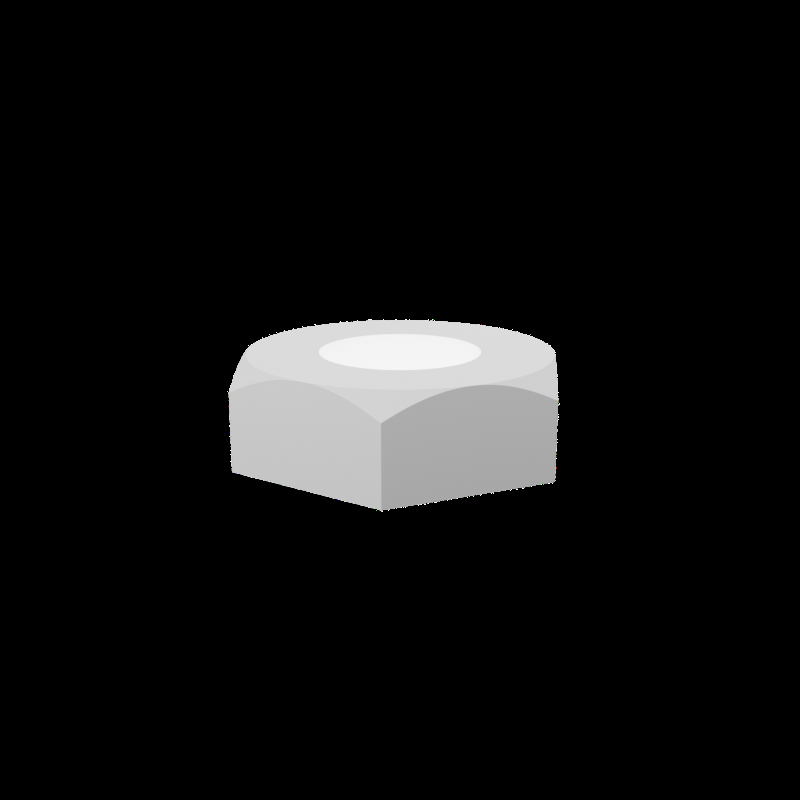
%> input picture input_images/0_colors.png, 800 x 800 px
$ octave main.m   (GNU Octave 9; MATLAB toolbox functions it lacks are replaced by stand-ins)
%> lines starting %> are read from the running program, lines starting %| are printed output that depends on the picture
### MATLAB/TO-edge-detectorToolbox/third_order_edge_detector.m
function [TO_edge_map, gen_edge_map, grad_mag, subpix_id_map] = third_order_edge_detector(img, sigma, n, threshold, QaD_flag)
%function [TO_edge_map, gen_edge_map] = third_order_edge_detector(img, sigma, n, threshold,QaD_flag)
%
% --------------------------------
% Third-order edge detector (v1.0)
% --------------------------------
%
% This work first appeared in :
%   Tamrakar, A. and Kimia, B. B., "No grouping left behind: From edges to
%   curve fragments", ICCV, 2007
%
% Summary:
%   First compute the gradient image and perform NMS to locate edges.
%   Next locate the dubpixel location of the maximum and compute the
%   orientation of the edge curve using third-order derivatives.
%
%   F(x,y) = grad(I)^T * Hessian(I) * grad(I) = 0; (defines the edge curve)
%
%   So the edge orientation needs to be
%       [Fx, Fy] = grad(F)/|grad(F)|
%   evaluated at the zero level set of F(x,y).
%
% Parameters:
%   img:       input image
%   sigma:     scale of the operator (>0.7), typically 1
%   n:         interpolating factor (2^n number of subdivions within the
%   pixel) typically 1
%   threshold: gradient magnitude threshold (not normalized, typically 2)
%   QaD_flag:  Quck-and-Dirty flag: compute subpixel derivatives by
%              interpolation instead of resampled fitlers
% Output
%   TO_edge_map:  Third-order edge orientation map
%   gen_edge_map: Generic Edge map
%
%       Note: An edgemap is a matrix of detected edgels [each row contains [x, y, theta,
%       strength]
%
% See also resampled_filt_2d
%
% (c) LEMS, Brown University
% Amir Tamrakar (amir_tamrakar@brown.edu)
% October 2007

%% Preprocess
if (size(img,3)>1) %convert from rgb to gray
    img = rgb2gray(img);
end
img = double(img);
margin = ceil(4*sigma); % -- margin=8 in current case --

% [11 lines of commented-out code are left out]

%% pad the image
[h,w] = size(img);
img = padarray(img,[margin margin],'symmetric','both');
% img = padarray(img,[margin margin],0,'both');

%% Compute derivatives using Shifted Gaussian filters
Ix   = resampled_filter_2d(img, @Gx_2d_op, sigma, n);
Iy   = resampled_filter_2d(img, @Gy_2d_op, sigma, n);

%% Compute supixel position
grad_mag = sqrt(Ix.^2+Iy.^2); %gradient magnitude

% compute F(x,y)
% F = Ix.^2.*Ixx + 2*Ix.*Iy.*Ixy + Iy.^2.*Iyy;

% Note: we can detect the edges either by finding maxima of grad_mag or
% zero crossings of F

% We'll use NMS to detect the edgels - this NMS routine ouputs subpixel edgel tokens
[subpix_x, subpix_y, subpix_dir_x, subpix_dir_y, subpix_grad_x, subpix_grad_y, subpix_id_map] = NMS_token(Ix, Iy, grad_mag, grad_mag>threshold, margin);

%% Compute the corrected orientation
%
%  The orientations of the edges computed from the gradient are incorrect.
%  Nevertheless the subpixel locations computed using these orientations
%  should be decent. So using the subpixel locations, we can recompute the
%  orientations using the third-order formulation.

if (QaD_flag)
    % Quick and dirty way of computing the derivatives at the edges
    %  --> interpolate the derivatives at the edge locations

    % -- 1) compute higher-order interpolated derivative maps --
    Ixx  = resampled_filter_2d(img, @Gxx_2d_op, sigma, n);
    Iyy  = resampled_filter_2d(img, @Gyy_2d_op, sigma, n);
    Ixy  = resampled_filter_2d(img, @Gxy_2d_op, sigma, n);
    Ixxy = resampled_filter_2d(img, @Gxxy_2d_op, sigma, n);
    Ixyy = resampled_filter_2d(img, @Gxyy_2d_op, sigma, n);
    Ixxx = resampled_filter_2d(img, @Gxxx_2d_op, sigma, n);
    Iyyy = resampled_filter_2d(img, @Gyyy_2d_op, sigma, n);

    [yd, xd] = size(Ix);
    [xx,yy] = meshgrid(1:xd,1:yd);
    Ix_e   = interp2(xx, yy, Ix,   subpix_x, subpix_y, 'cubic');
    Iy_e   = interp2(xx, yy, Iy,   subpix_x, subpix_y, 'cubic');
    Ixx_e  = interp2(xx, yy, Ixx,  subpix_x, subpix_y, 'cubic');
    Iyy_e  = interp2(xx, yy, Iyy,  subpix_x, subpix_y, 'cubic');
    Ixy_e  = interp2(xx, yy, Ixy,  subpix_x, subpix_y, 'cubic');
    Ixxy_e = interp2(xx, yy, Ixxy, subpix_x, subpix_y, 'cubic');
    Ixyy_e = interp2(xx, yy, Ixyy, subpix_x, subpix_y, 'cubic');
    Ixxx_e = interp2(xx, yy, Ixxx, subpix_x, subpix_y, 'cubic');
    Iyyy_e = interp2(xx, yy, Iyyy, subpix_x, subpix_y, 'cubic');
else
    % compute the derivatives by resampling the fitlers at the zero
    % crossings

    % I'll update this soon. Keep using the QaD flag for now.

end

% magnitude of the gradient at the maxima
mag_e = sqrt(subpix_grad_x.^2+subpix_grad_y.^2);

% compute [Fx, Fy] at zero crossings
Fx_e = 2*Ix_e.*Ixx_e.^2 + 2*Ix_e.*Ixy_e.^2 + 2*Iy_e.*Ixx_e.*Ixy_e + 2*Iy_e.*Iyy_e.*Ixy_e + 2*Ix_e.*Iy_e.*Ixxy_e + Iy_e.^2.*Ixyy_e + Ix_e.^2.*Ixxx_e;
Fy_e = 2*Iy_e.*Iyy_e.^2 + 2*Iy_e.*Ixy_e.^2 + 2*Ix_e.*Ixx_e.*Ixy_e + 2*Ix_e.*Iyy_e.*Ixy_e + 2*Ix_e.*Iy_e.*Ixyy_e + Ix_e.^2.*Ixxy_e + Iy_e.^2.*Iyyy_e;

%normalize
F_mag = sqrt(Fx_e.^2 + Fy_e.^2);
Fx_e = Fx_e./F_mag;
Fy_e = Fy_e./F_mag;

% Edge Direction (tangent to the level set) is orthogonal to the gradient
subpix_dir_x2 = (-Fy_e);
subpix_dir_y2 = (Fx_e);

amp = 2^n;
% construct the edge map
gen_edge_map = [(subpix_x'-1)/amp (subpix_y'-1)/amp atan2(subpix_dir_y',  subpix_dir_x')  mag_e'];
TO_edge_map  = [(subpix_x')/amp (subpix_y')/amp atan2(subpix_dir_y2', subpix_dir_x2') mag_e'];
% TO_edge_map  = [(subpix_x'-1)/amp (subpix_y'-1)/amp atan2(subpix_dir_y2', subpix_dir_x2') mag_e'];
ind = (TO_edge_map(:,1)>margin-0.5) & (TO_edge_map(:,1)<margin-0.5+w) & ...
    (TO_edge_map(:,2)>margin-0.5) & (TO_edge_map(:,2)<margin-0.5+h);
gen_edge_map = gen_edge_map(ind,:); gen_edge_map(:,1:2) = gen_edge_map(:,1:2)-margin+0.5;
TO_edge_map = TO_edge_map(ind,:); TO_edge_map(:,1:2) = TO_edge_map(:,1:2)-margin+0.5;

% store in another data structure
subpix_x_map = zeros(size(subpix_id_map, 1), size(subpix_id_map, 2));
subpix_y_map = zeros(size(subpix_id_map, 1), size(subpix_id_map, 2));
for i = 1:size(subpix_id_map, 2)
    for j = 1:size(subpix_id_map, 1)
        if (subpix_id_map(j,i) ~= 0)
            id = subpix_id_map(j,i);
            subpix_x_map(j, i) = subpix_x(id);
            subpix_y_map(j, i) = subpix_y(id);
        end
    end
end

%% Display edgels (for debug only )
% [8 lines of commented-out code are left out]
grad_mag = imresize(grad_mag,size(img)+2*margin);
grad_mag = grad_mag(margin+1:h+margin,margin+1:w+margin);

### MATLAB/TO-edge-detectorToolbox/resampled_filter_2d.m
function [filt_sig, dx] = resampled_filter_2d(sig, filt_fun_2d, sigma, n)
% function [filt_sig, dx] = resampled_filter_2d(sig, filt_fun_2d, sigma, n)
%
% Filter the signal at subpixel locations using resampled filters.
%   Resampled fitlers are simply filters whose analytic centers have been
%   shifted.
%
%   The benefits of this operation are:
%     1) Increased sampling of the response surface allows more small scale
%        edges to be detected. NMS typically relies on 3 neighboring pixels
%        to make its decision and also fit a parabola to find the subpixel
%        location of the edge. Edges at at only 1 or 2-pixel wide do not
%        pass this test and are thus rejected. Subpixel sampling of the
%        reponses surface allows these to be retained.
%
%     2) Increased sampling also results in smoother response surfaces and
%        hence subpixel localization improves.
%
% Parameters:
%    sig:          original image to be filtered
%    filt_fun_2d:  a 2d filter kernel that can be resampled (see G_2d_op)
%    n:            2^n number of subdivions within the pixel
%
% Output:
%   filt_sig : resulting response signal
%              Note that filt_sig will be 2^(2n) times larger than sig.
%
%   dx:        density of interpolation  = 1/(2^n);
%
% See also G_2d_op, Gx_2d_op etc
%
% (c) LEMS, Brown University
% Amir Tamrakar (amir_tamrakar@brown.edu)
% October 2007

dx = 1/(2^n);  %sampling density

% define array to hold the filtered sig
[r, c] = size(sig);
filt_sig = zeros(r*2^n+1, c*2^n+1);

% filter with shifted versions of the original filter
% we need 2^(2n) convolutions to completely compute it
for i=0:2^n-1,
    for j=0:2^n-1,
        %compute subpixel shifts
        dp_x = i/(2^n);
        dp_y = j/(2^n);

        % compute the filter at this shift
        filt_resamp = filt_fun_2d(sigma, -dp_x, -dp_y);

        % filter sig with this filter
        filt_sig_p = imfilter(sig, filt_resamp, 'conv','replicate');
        % [6 lines of commented-out code are left out]

        filt_sig(j+1:2^n:r*2^n,i+1:2^n:c*2^n) = filt_sig_p;
    end
end

%chop off the excess at the boundaries
filt_sig = filt_sig(1:(r-1)*2^n+1, 1:(c-1)*2^n+1);

### MATLAB/TO-edge-detectorToolbox/NMS_token.m
function [subpix_x, subpix_y, subpix_dir_x, subpix_dir_y, subpix_grad_x, subpix_grad_y, subpix_id_map] = NMS_token(Gx, Gy, G, mask, margin)
%function [subpix_x, subpix_y, subpix_dir_x, subpix_dir_y, subpix_grad_x, subpix_grad_y] = NMS_token(Gx, Gy, G, mask, margin)
%
% NMS: non-maximal suppression code. Also detects the subpixel location of
% the maxima by fitting a parabola.
%
% Parameters:
%   Gx, Gy: Vector in which to do the nms (can be different from the
%           gradient vector if desired)
%   G:      The gradient magnitude surface (or any other surface)
%   margin: size of the border pixels to ignore
%
% Ouput:
%   subpix_x, subpix_y : subpixel location of the edgel token
%   subpix_dir_x, subpix_dir_y :  edgel orientation vector
%   subpix_grad_x, subpix_grad_y: gradient vector at edgel token
%
%           6    7
%         -----------
%       5 |    |    | 8
%         |    |    |
%         -----------
%       4 |    |    | 1
%         |    |    |
%         -----------
%           3     2
%
% (c) LEMS, Brown University
% Amir Tamrakar (amir_tamrakar@brown.edu)
% October 2007

%% Preprocess

%make sure Gmag, Gx and Gy are the same size

% output at least one edgel (bogus)
subpix_x(1)=0;
subpix_y(1)=0;
subpix_dir_x(1)=0;
subpix_dir_y(1)=0;
subpix_grad_x(1)=0;
subpix_grad_y(1)=0;

%% Perform non-max suppression at every point
[size_y size_x] = size(G);
i = 1; %edgel token counter

subpix_id_map = zeros(size_y, size_x);

for x=margin+2:size_x-(margin+2)
    for y=margin+2:size_y-(margin+2)
        gx = Gx(y,x);
        gy = Gy(y,x);

        if(mask(y,x)==0)
            continue;
        end

        if(abs(gx) < 10e-6 && abs(gy) < 10e-6) % invalid direction
            continue;
        end

        if(gx >= 0 && gy >= 0) %first quadrant
            if(gx >= gy)
                face = 1;
            else
                face = 2;
            end
        elseif(gx < 0 && gy >= 0)
            if(abs(gx) < gy)
                face = 3;
            else
                face = 4;
            end
        elseif(gx < 0 && gy < 0)
            if(abs(gx) >= abs(gy))
                face = 5;
            else
                face = 6;
            end
        elseif(gx >= 0 && gy < 0)
            if(gx < abs(gy))
                face = 7;
            else
                face = 8;
            end
        end

        % determine the three values for deciding whether this is a
        % max pixel and also to fit the parabola
        dir = [gx gy];
        dir = dir ./ norm(dir);
        f = G(y,x);

        if(face == 1)
            d1 = dir(2)/dir(1);
            fp = G(y,x+1) * (1-d1) + G(y+1,x+1) * d1;
            fm = G(y,x-1) * (1-d1) + G(y-1,x-1) * d1;
        elseif(face == 2)
            d1 = dir(1)/dir(2);
            fp = G(y+1,x) * (1-d1) + G(y+1,x+1) * d1;
            fm = G(y-1,x) * (1-d1) + G(y-1,x-1) * d1;
        elseif(face == 3)
            d1 = -dir(1)/dir(2);
            fp = G(y+1,x) * (1-d1) + G(y+1,x-1) * d1;
            fm = G(y-1,x) * (1-d1) + G(y-1,x+1) * d1;
        elseif(face == 4)
            d1 = -dir(2)/dir(1);
            fp = G(y,x-1) * (1-d1) + G(y+1,x-1) * d1;
            fm = G(y,x+1) * (1-d1) + G(y-1,x+1) * d1;
        elseif(face == 5)
            d1 = dir(2)/dir(1);
            fp = G(y,x-1) * (1-d1) + G(y-1,x-1) * d1;
            fm = G(y,x+1) * (1-d1) + G(y+1,x+1) * d1;
        elseif(face == 6)
            d1 = dir(1)/dir(2);
            fp = G(y-1,x) * (1-d1) + G(y-1,x-1) * d1;
            fm = G(y+1,x) * (1-d1) + G(y+1,x+1) * d1;
        elseif(face == 7)
            d1 = -dir(1)/dir(2);
            fp = G(y-1,x) * (1-d1) + G(y-1,x+1) * d1;
            fm = G(y+1,x) * (1-d1) + G(y+1,x-1) * d1;
        elseif(face == 8)
            d1 = -dir(2)/dir(1);
            fp = G(y,x+1) * (1-d1) + G(y-1,x+1) * d1;
            fm = G(y,x-1) * (1-d1) + G(y+1,x-1) * d1;
        end

        s = sqrt(1+d1^2);

        % max test
        %   one can remove this test altogether and rely on the
        %   location of the max to decide whether to make an edgel token
        if((G(y,x) >  fm && G(y,x) >  fp) || ... %abs max
           (G(y,x) >  fm && G(y,x) >= fp) || ... %relaxed max
           (G(y,x) >= fm && G(y,x) >  fp))

            % fit parabola
            A = (fm+fp-2*f)/(2*s^2);
            B = (fp-fm)/(2*s);
            C = f;

            s_star = -B/(2*A); %location of max
            max_f = A*s_star*s_star + B*s_star + C; % value of max

            if(abs(s_star) <= sqrt(2)) % significant max is within a pixel
                % store the edgel token :
                % store the subpixel location
                subpix_x(i) = x + s_star * dir(1);
                subpix_y(i) = y + s_star * dir(2);

                %store the orientation of this edgel
                subpix_dir_x(i) = -dir(2);
                subpix_dir_y(i) = dir(1);

                %output gradient vector at max
                subpix_grad_x(i) = max_f*dir(1);
                subpix_grad_y(i) = max_f*dir(2);

                % store in another data structure
                subpix_id_map(y,x) = i;

                i = i+1;
            end %valid token
        end % max located

    end %y
end %x

### MATLAB/save_edg.m
function save_edg(filename, edg, dim)
    % > Save third-order edges as an `.edg` file

    fid = fopen(filename, 'w');

    % > Output header
    fprintf(fid, '# EDGE_MAP v3.0\n');
    fprintf(fid, '\n');
    fprintf(fid, '# Format :  [Pixel_Pos]  Pixel_Dir Pixel_Conf  [Sub_Pixel_Pos] Sub_Pixel_Dir Sub_Pixel_Conf Sub_Pixel_Conf \n');
    fprintf(fid, '\n');

    % > Write out width and height info in the header
    fprintf(fid, 'WIDTH=%d \n', dim(2));
    fprintf(fid, 'HEIGHT=%d \n', dim(1));

    % > Write out edge count
    edge_cnt = size(edg, 1);
    fprintf(fid, 'EDGE_COUNT=%d \n', edge_cnt);
    fprintf(fid, '\n\n');

    % > Write each edge into the file
    for i = 1:edge_cnt
        fprintf(fid, '[%d, %d]    %f %f  [%f, %f]  %f %f 0 \n', round(edg(i,1)), round(edg(i,2)), edg(i,3), edg(i,4), edg(i,1), edg(i,2), edg(i,3), edg(i,4));
    end

    % > Close the file
    fclose(fid);
end

### MATLAB/TO-edge-detectorToolbox/Gx_2d_op.m
function Gx_2d = Gx_2d_op(sigma, dx, dy)
%function Gx_2d = Gx_2d_op(sigma, dx, dy)
%
% dG/dx operator with operator shift
%
% (c) LEMS, Brown University
% Amir Tamrakar (amir_tamrakar@brown.edu)
% October 2007

% the size of the operator
w = ceil(sigma*4 + max(abs(dx), abs(dy)));
[x,y] = meshgrid(-w:w,-w:w);

dG_x = -(x-dx).*exp(-(x-dx).^2/(2*sigma^2))/sqrt(2*pi)/sigma^3;
G_y = exp(-(y-dy).^2/(2*sigma^2))/sqrt(2*pi)/sigma;
Gx_2d = dG_x.*G_y;

% [14 lines of commented-out code are left out]

### MATLAB/TO-edge-detectorToolbox/Gxx_2d_op.m
function Gxx_2d = Gxx_2d_op(sigma, dx, dy)
%function Gxx_2d = Gxx_2d_op(sigma, dx, dy)
%
% d^2G/dx^2 operator with operator shift
%
% (c) LEMS, Brown University
% Amir Tamrakar (amir_tamrakar@brown.edu)
% October 2007

% the size of the operator
w = ceil(sigma*4 + max(abs(dx), abs(dy)));
[x,y] = meshgrid(-w:w,-w:w);

d2G_x = ((x-dx).^2-sigma^2).*exp(-(x-dx).^2/(2*sigma^2))/sqrt(2*pi)/sigma^5;
G_y = exp(-(y-dy).^2/(2*sigma^2))/sqrt(2*pi)/sigma;
Gxx_2d = d2G_x.*G_y;

% [14 lines of commented-out code are left out]

### MATLAB/TO-edge-detectorToolbox/Gxxx_2d_op.m
function Gxxx_2d = Gxxx_2d_op(sigma, dx, dy)
%function Gxxx_2d = Gxxx_2d_op(sigma, dx, dy)
%
% d^3G/dx^3 operator with operator shift
%
% (c) LEMS, Brown University
% Amir Tamrakar (amir_tamrakar@brown.edu)
% October 2007

% the size of the operator
w = ceil(sigma*4 + max(abs(dx), abs(dy)));
[x,y] = meshgrid(-w:w,-w:w);

d3G_x = (x-dx).*(3*sigma^2-(x-dx).^2).*exp(-(x-dx).^2/(2*sigma^2))/sqrt(2*pi)/sigma^7;
G_y = exp(-(y-dy).^2/(2*sigma^2))/sqrt(2*pi)/sigma;
Gxxx_2d = d3G_x.*G_y;

% [14 lines of commented-out code are left out]

### MATLAB/TO-edge-detectorToolbox/Gxxy_2d_op.m
function Gxxy_2d = Gxxy_2d_op(sigma, dx, dy)
%function Gxxy_2d = Gxxxy_2d_op(sigma, dx, dy)
%
% d^3G/d^2xdy operator with operator shift
%
% (c) LEMS, Brown University
% Amir Tamrakar (amir_tamrakar@brown.edu)
% October 2007

% the size of the operator
w = ceil(sigma*4 + max(abs(dx), abs(dy)));
[x,y] = meshgrid(-w:w,-w:w);

d2G_x = ((x-dx).^2-sigma^2).*exp(-(x-dx).^2/(2*sigma^2))/sqrt(2*pi)/sigma^5;
dG_y = -(y-dy).*exp(-(y-dy).^2/(2*sigma^2))/sqrt(2*pi)/sigma^3;
Gxxy_2d = d2G_x.*dG_y;

% [14 lines of commented-out code are left out]

### MATLAB/TO-edge-detectorToolbox/Gxy_2d_op.m
function Gxy_2d = Gxy_2d_op(sigma, dx, dy)
%function Gxy_2d = Gxy_2d_op(sigma, dx, dy)
%
% d^2G/dxdy operator with operator shift
%
% (c) LEMS, Brown University
% Amir Tamrakar (amir_tamrakar@brown.edu)
% October 2007

% the size of the operator
w = ceil(sigma*4 + max(abs(dx), abs(dy)));
[x,y] = meshgrid(-w:w,-w:w);

dG_x = -(x-dx).*exp(-(x-dx).^2/(2*sigma^2))/sqrt(2*pi)/sigma^3;
dG_y = -(y-dy).*exp(-(y-dy).^2/(2*sigma^2))/sqrt(2*pi)/sigma^3;
Gxy_2d = dG_x.*dG_y;

% [14 lines of commented-out code are left out]

### MATLAB/TO-edge-detectorToolbox/Gxyy_2d_op.m
function Gxyy_2d = Gxyy_2d_op(sigma, dx, dy)
%function Gxyy_2d = Gxyy_2d_op(sigma, dx, dy)
%
% d^3G/dxd^2y operator with operator shift
%
% (c) LEMS, Brown University
% Amir Tamrakar (amir_tamrakar@brown.edu)
% October 2007

% the size of the operator
w = ceil(sigma*4 + max(abs(dx), abs(dy)));
[x,y] = meshgrid(-w:w,-w:w);

dG_x = -(x-dx).*exp(-(x-dx).^2/(2*sigma^2))/sqrt(2*pi)/sigma^3;
d2G_y = ((y-dy).^2-sigma^2).*exp(-(y-dy).^2/(2*sigma^2))/sqrt(2*pi)/sigma^5;
Gxyy_2d = dG_x.*d2G_y;

% [14 lines of commented-out code are left out]

### MATLAB/TO-edge-detectorToolbox/Gy_2d_op.m
function Gy_2d = Gy_2d_op(sigma, dx, dy)
%function Gy_2d = Gy_2d_op(sigma, dx, dy)
%
% dG/dy operator with operator shift
%
% (c) LEMS, Brown University
% Amir Tamrakar (amir_tamrakar@brown.edu)
% October 2007

% the size of the operator
w = ceil(sigma*4 + max(abs(dx), abs(dy)));
[x,y] = meshgrid(-w:w,-w:w);

G_x = exp(-(x-dx).^2/(2*sigma^2))/sqrt(2*pi)/sigma;
dG_y = -(y-dy).*exp(-(y-dy).^2/(2*sigma^2))/sqrt(2*pi)/sigma^3;
Gy_2d = G_x.*dG_y;

% [14 lines of commented-out code are left out]

### MATLAB/TO-edge-detectorToolbox/Gyy_2d_op.m
function Gyy_2d = Gyy_2d_op(sigma, dx, dy)
%function Gyy_2d = Gyy_2d_op(sigma, dx, dy)
%
% d^2G/dy^2 operator with operator shift
%
% (c) LEMS, Brown University
% Amir Tamrakar (amir_tamrakar@brown.edu)
% October 2007

% the size of the operator
w = ceil(sigma*4 + max(abs(dx), abs(dy)));
[x,y] = meshgrid(-w:w,-w:w);

G_x = exp(-(x-dx).^2/(2*sigma^2))/sqrt(2*pi)/sigma;
d2G_y = ((y-dy).^2-sigma^2).*exp(-(y-dy).^2/(2*sigma^2))/sqrt(2*pi)/sigma^5;
Gyy_2d = G_x.*d2G_y;

% [14 lines of commented-out code are left out]

### MATLAB/TO-edge-detectorToolbox/Gyyy_2d_op.m
function Gyyy_2d = Gyyy_2d_op(sigma, dx, dy)
%function Gyyy_2d = Gyyy_2d_op(sigma, dx, dy)
%
% d^3G/dy^3 operator with operator shift
%
% (c) LEMS, Brown University
% Amir Tamrakar (amir_tamrakar@brown.edu)
% October 2007
% the size of the operator
w = ceil(sigma*4 + max(abs(dx), abs(dy)));
[x,y] = meshgrid(-w:w,-w:w);

G_x = exp(-(x-dx).^2/(2*sigma^2))/sqrt(2*pi)/sigma;
d3G_y = (y-dy).*(3*sigma^2-(y-dy).^2).*exp(-(y-dy).^2/(2*sigma^2))/sqrt(2*pi)/sigma^7;
Gyyy_2d = G_x.*d3G_y;

% [14 lines of commented-out code are left out]

### MATLAB/main.m
clc; clear; close all;

img_name = "input_images/0_colors.png";
img_ = imread(img_name);
%> img_ is the input picture: size 800x800x3 uint8; mean R, G, B 17.2, 17.2, 17.2
img_ = double(rgb2gray(img_));
%> img_: size 800x800 double
[img_h, img_w] = size(img_);

%%%%%%%%%%%%%%%%%%%%%%%%%%%%%%%%%%%%%%%%%%%%%%%%%%%%%%%%%%%%%%%%%%%%%%%%%%%%%%%%%
% Third-Order Edge Detector
% Output of TO_edges structure: [Subpixel_X Subpixel_Y Orientation Confidence]
%%%%%%%%%%%%%%%%%%%%%%%%%%%%%%%%%%%%%%%%%%%%%%%%%%%%%%%%%%%%%%%%%%%%%%%%%%%%%%%%%
n = 1;
sigma = 1;
thresh = 1;

[TO_edges, ~, ~, ~] = third_order_edge_detector(img_, sigma, n, thresh, 1);
%> after the loop in resampled_filter_2d, `for i=0:2^n-1,`:
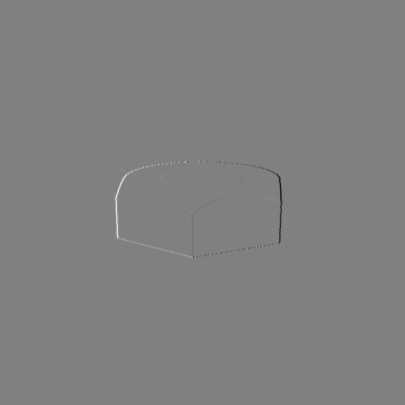
%> filt_sig: size 1617x1617 double (shown at 1/4 size); min -88.65, max 86.99, mean 0; drawn with min black and max white
%> in third_order_edge_detector, `grad_mag = sqrt(Ix.^2+Iy.^2);`:
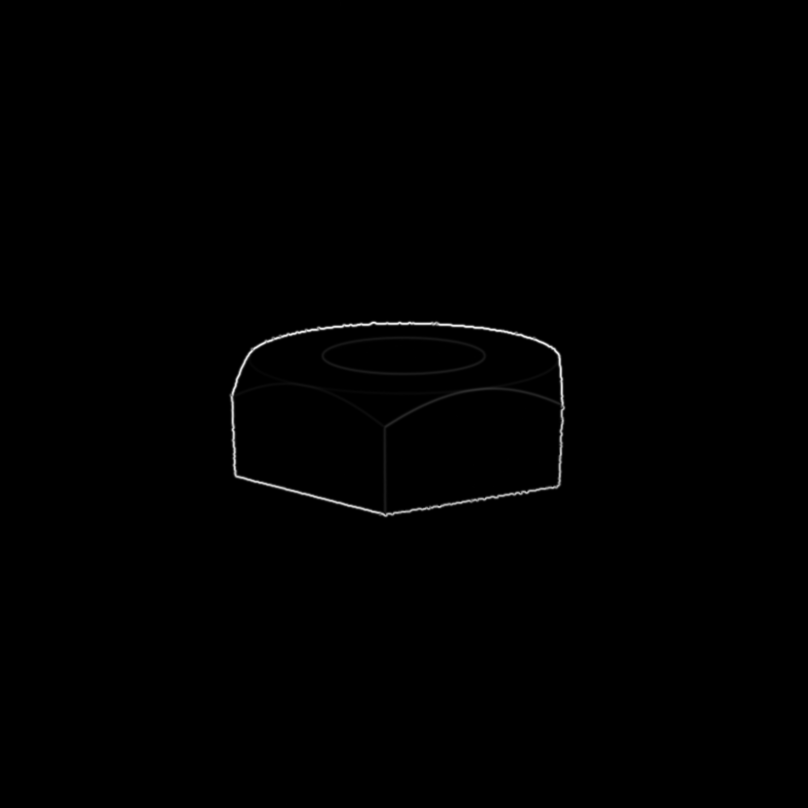
%> grad_mag: size 1615x1615 double (shown at 1/2 size); min 1.3e-05, max 93.79, mean 0.4; drawn with min black and max white
%> (the rest of the program and of its run is left out)
